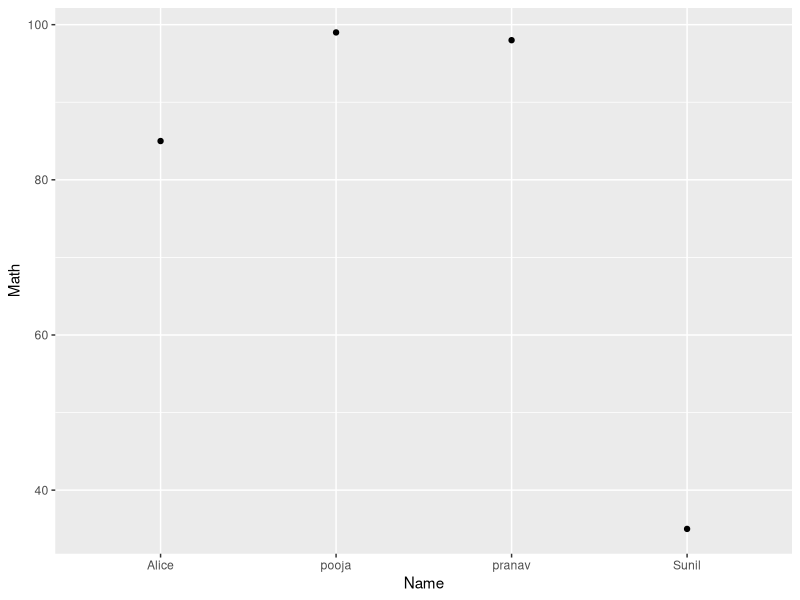
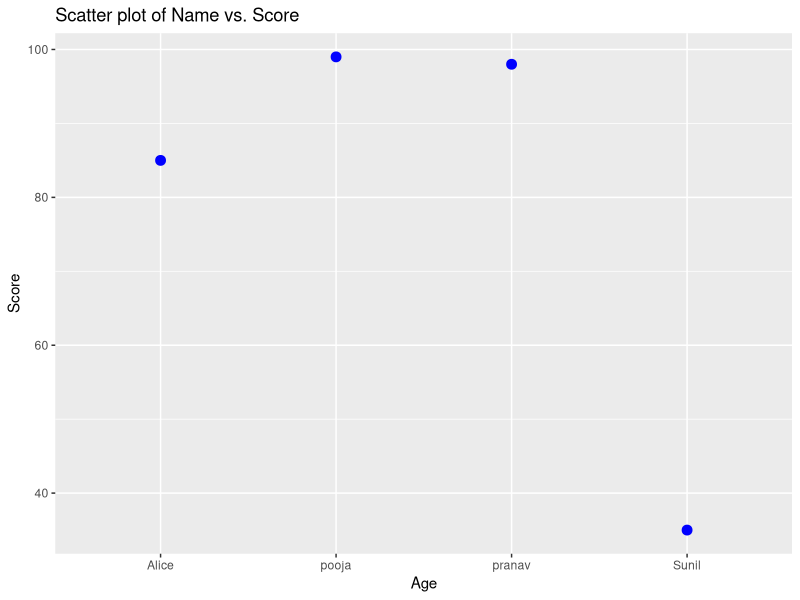
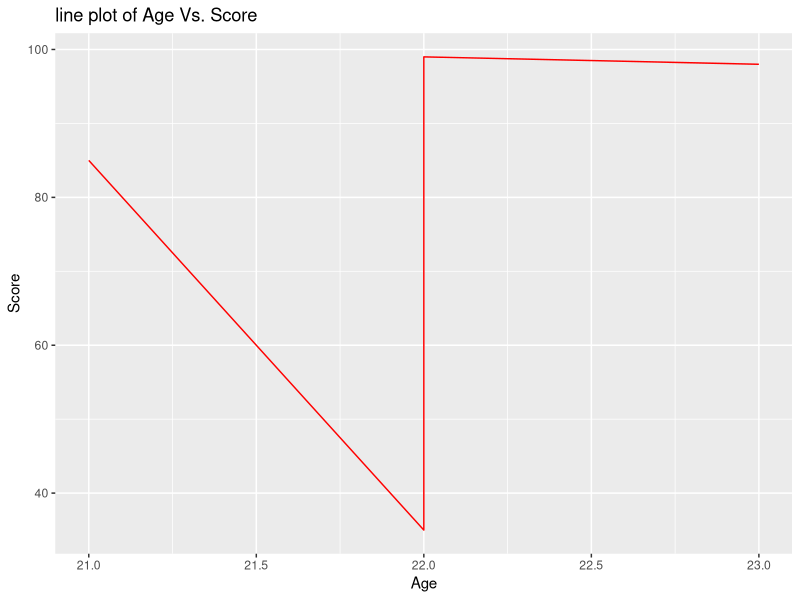
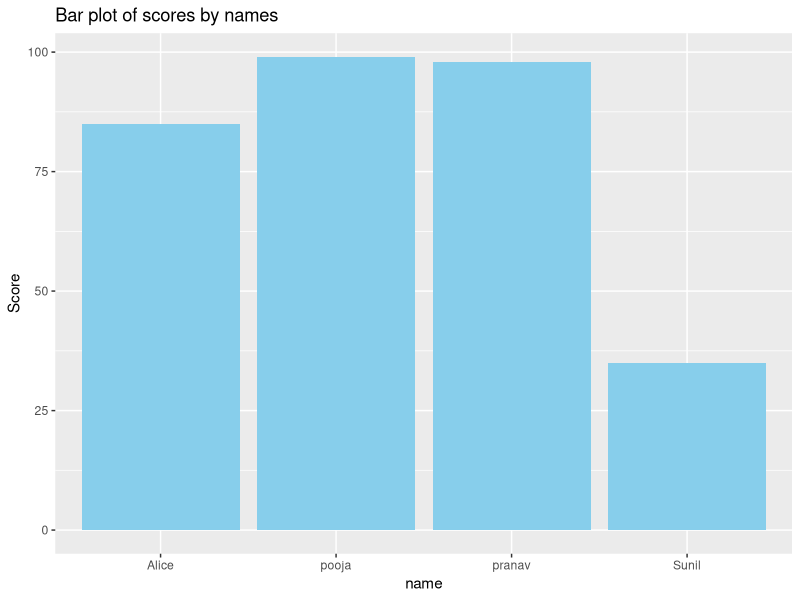
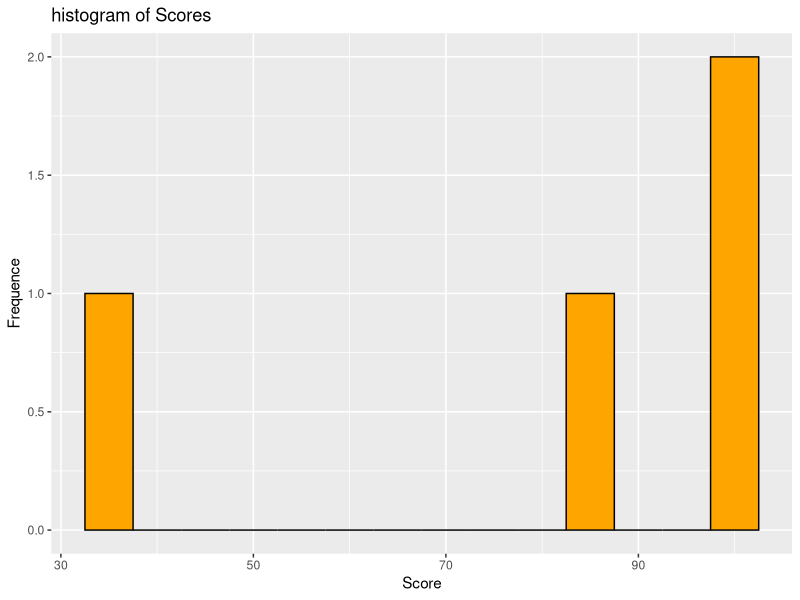
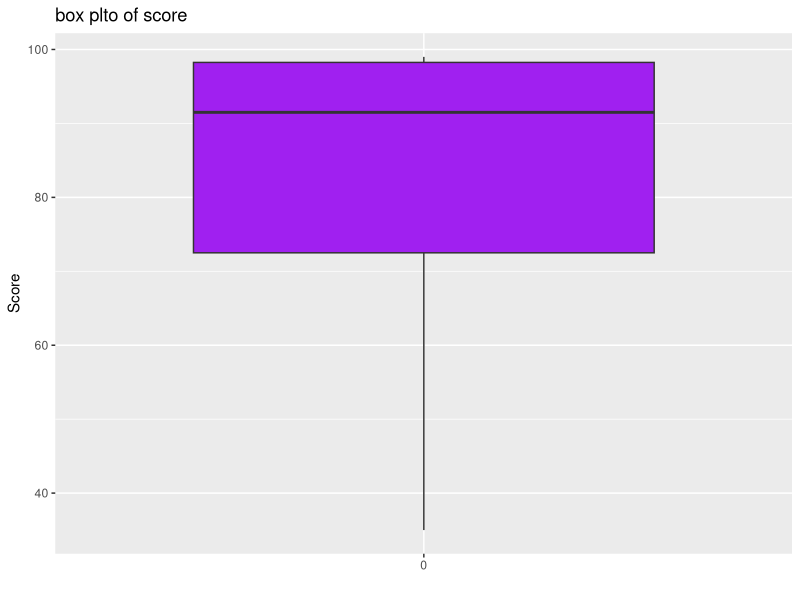
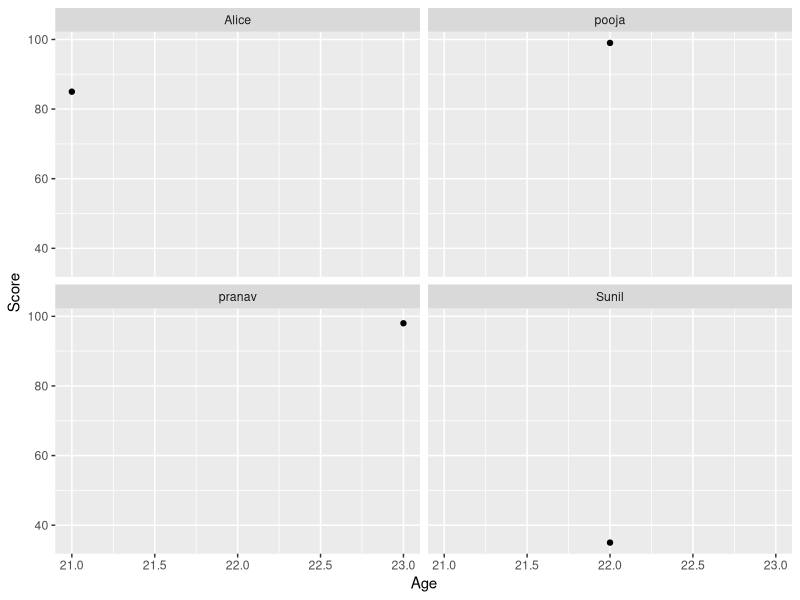

Write R code to recreate these figures, in order.
df <- data.frame(
  Name = c("Sunil", "Alice",'pooja','pranav'),
  Age = c(22, 21,22,23),
  Score = c(35,85,99,98),
  Math = c(35, 85,99,98)
)
df


#install.packages("ggplot2")


# importing the libraray
library(ggplot2)

ggplot(data = df , aes(x = Name , y = Math)) +
  geom_point()

aes()


# scatter plot
ggplot(df,aes(x = Name, y= Math)) +
  geom_point(color = "blue",size = 3) +
  labs(title = 'Scatter plot of Name vs. Score',x= 'Age',y='Score')

# Line Plot
ggplot(df,aes(x=Age,y=Score)) +
  geom_line(color = 'red') + 
  labs(title = "line plot of Age Vs. Score ", x = 'Age', y = 'Score')



# Bar plot 
ggplot(df,aes(x = Name, y= Score)) + 
  geom_bar(stat = 'identity', fill ='skyblue') +
  labs( title = 'Bar plot of scores by names ', x = "name", y = 'Score')



# Histrogram 

ggplot(df,aes(x = Score)) + 
  geom_histogram(binwidth = 5, fill = 'orange',color='black') + 
  labs( title = 'histogram of Scores ', x = 'Score',y='Frequence')





# Box Plot 
ggplot(df,aes(x = factor(0), y = Score)) + 
  geom_boxplot(fill = 'purple') + 
  labs(title = 'box plto of score ', x = '', y = 'Score')



# Adding Layers to Your plot
# 1. faceting: create multiple panes form each catory.
ggplot(df,aes(x = Age, y = Score)) +
  geom_point() +
  facet_wrap( ~ Name )











